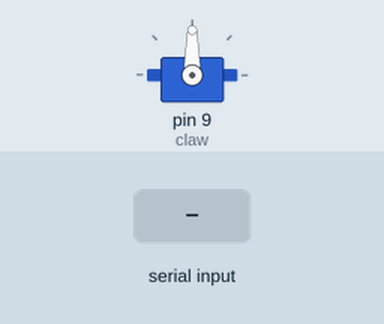
Simulated run of this sketch. Board: Arduino Uno, built with avr-gcc and run on an emulated ATmega328P. On the bench: servo. The inputs (shaded band) are chosen by the test bench. What the sketch prints to the serial monitor is not drawn.

Above: at 1.4 s.
1.5 s: "O" received over Serial
At 11.6 s:
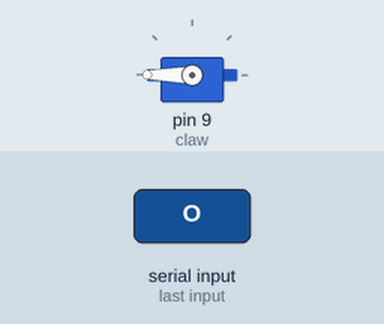
12.0 s: "C" received over Serial
At 12.62 s:
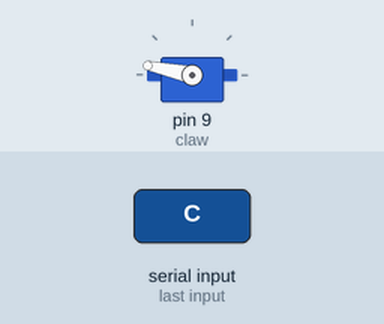
At 22.2 s:
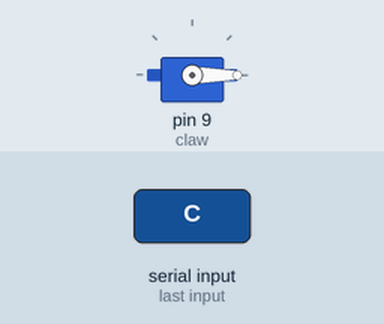
Timing chart, 0 to 22.5 s (numbered marks = the images above; inputs shaded):
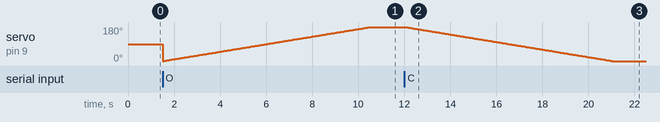

The sketch:

task1.2.ino
```cpp
#include <Servo.h>

Servo claw;
int Delay = 50;
int Step = 5;
int Angle;

void setup() {
  Serial.begin(9600);
  claw.attach(9);
  delay(200);
  claw.write(90);

  Serial.println("Claw Control Ready! Commands: O(Open) C(Close) S(Slow) H(Fast)");
}

void loop(){
  char servoName = Serial.read();
  if (servoName != -1) {
    switch(servoName){
      case 'O': { // Open
        for(Angle=0; Angle<=180; Angle++){
          claw.write(Angle);
          delay(Delay);
        }
        break;
      }
      case 'C': { // Close
        for(Angle=180; Angle>=0; Angle--){
          claw.write(Angle);
          delay(Delay);
        }
        break;
      }
      case 'S': { // Slow down
        if (Delay >= 100) {
          Serial.println("Too Slow!!!");
        } else {
          Delay += Step;
        }
        break;
      }
      case 'H': { // Speed up
        if (Delay <= 5) {
          Serial.println("Too High!!!");
        } else {
          Delay -= Step;
        }
        break;
      }
      default:
        Serial.print("Unknown command: ");
        Serial.println(servoName);
        break;
    }
  }
  delay(50);

}
```

Measured:
- after the input at 12.0 s, servo on pin 9 (claw): moves from 180° to 0° over 9.0 s, starting after 0.07 s
